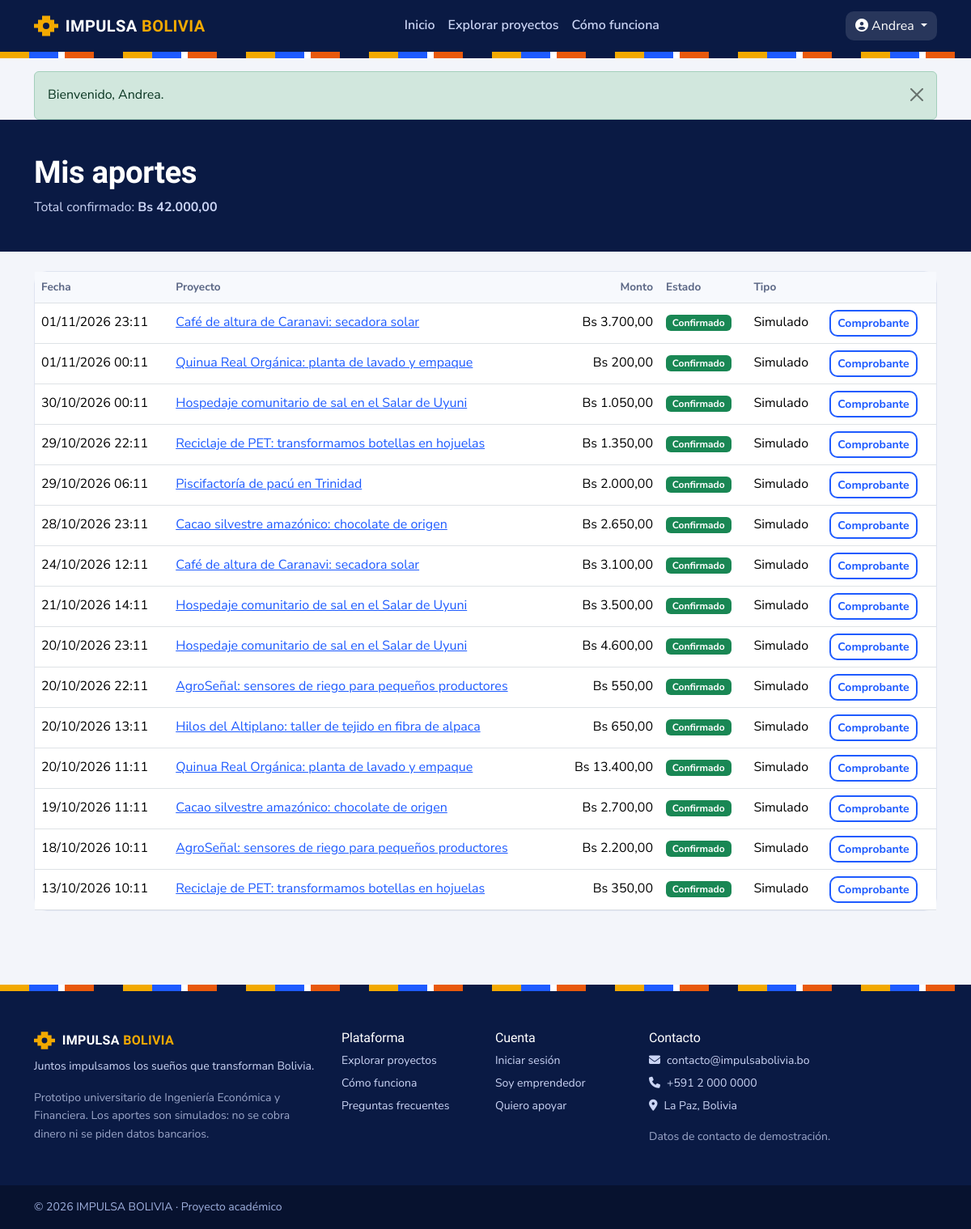
The page /aportes/historial.php (signed in) on the database its author committed.
### tables this page shows
CREATE TABLE usuarios (
  id_usuario INT UNSIGNED AUTO_INCREMENT PRIMARY KEY,
  nombre_completo VARCHAR(120) NOT NULL,
  ci VARCHAR(20) NULL,
  correo VARCHAR(120) NOT NULL,
  telefono VARCHAR(20) NOT NULL,
  password VARCHAR(255) NOT NULL,
  rol ENUM('administrador','emprendedor','colaborador') NOT NULL DEFAULT 'colaborador',
  departamento VARCHAR(30) NOT NULL,
  ciudad VARCHAR(60) NOT NULL,
  direccion VARCHAR(200) NULL,
  descripcion TEXT NULL,
  foto VARCHAR(255) NULL,
  estado ENUM('activo','inactivo') NOT NULL DEFAULT 'activo',
  fecha_registro DATETIME NOT NULL DEFAULT CURRENT_TIMESTAMP,
  UNIQUE KEY uq_usuarios_correo (correo),
  UNIQUE KEY uq_usuarios_ci (ci),
  KEY idx_usuarios_rol (rol),
  KEY idx_usuarios_depto (departamento)
);

CREATE TABLE aportes (
  id_aporte INT UNSIGNED AUTO_INCREMENT PRIMARY KEY,
  id_usuario INT UNSIGNED NOT NULL,
  id_proyecto INT UNSIGNED NOT NULL,
  monto DECIMAL(12,2) NOT NULL,
  fecha_aporte DATETIME NOT NULL DEFAULT CURRENT_TIMESTAMP,
  estado ENUM('pendiente','confirmado','anulado') NOT NULL DEFAULT 'pendiente',
  codigo_comprobante VARCHAR(30) NOT NULL,
  tipo_aporte ENUM('simulado','real') NOT NULL DEFAULT 'simulado',
  UNIQUE KEY uq_aportes_codigo (codigo_comprobante),
  CONSTRAINT fk_aportes_usuario FOREIGN KEY (id_usuario) REFERENCES usuarios(id_usuario),
  CONSTRAINT fk_aportes_proyecto FOREIGN KEY (id_proyecto) REFERENCES proyectos(id_proyecto),
  CONSTRAINT ck_aportes_monto CHECK (monto > 0),
  KEY idx_aportes_usuario (id_usuario),
  KEY idx_aportes_proyecto (id_proyecto),
  KEY idx_aportes_fecha (fecha_aporte)
);

CREATE TABLE proyectos (
  id_proyecto INT UNSIGNED AUTO_INCREMENT PRIMARY KEY,
  id_usuario INT UNSIGNED NOT NULL,
  id_categoria INT UNSIGNED NOT NULL,
  nombre VARCHAR(150) NOT NULL,
  resumen VARCHAR(220) NOT NULL,
  descripcion TEXT NOT NULL,
  problema TEXT NOT NULL,
  objetivo TEXT NOT NULL,
  departamento VARCHAR(30) NOT NULL,
  ciudad VARCHAR(60) NOT NULL,
  direccion VARCHAR(200) NULL,
  meta_financiamiento DECIMAL(12,2) NOT NULL,
  total_recaudado DECIMAL(12,2) NOT NULL DEFAULT 0.00,
  num_colaboradores INT UNSIGNED NOT NULL DEFAULT 0,
  fecha_inicio DATE NOT NULL,
  fecha_fin DATE NOT NULL,
  imagen_principal VARCHAR(255) NULL,
  video_url VARCHAR(255) NULL,
  explicacion_recursos TEXT NULL,
  estado ENUM('pendiente','correccion','rechazado','activo','financiado','finalizado','suspendido','cancelado') NOT NULL DEFAULT 'pendiente',
  fecha_creacion DATETIME NOT NULL DEFAULT CURRENT_TIMESTAMP,
  CONSTRAINT fk_proyectos_usuario FOREIGN KEY (id_usuario) REFERENCES usuarios(id_usuario),
  CONSTRAINT fk_proyectos_categoria FOREIGN KEY (id_categoria) REFERENCES categorias(id_categoria),
  CONSTRAINT ck_proyectos_meta CHECK (meta_financiamiento > 0),
  CONSTRAINT ck_proyectos_recaudado CHECK (total_recaudado >= 0),
  CONSTRAINT ck_proyectos_fechas CHECK (fecha_fin >= fecha_inicio),
  KEY idx_proyectos_estado (estado),
  KEY idx_proyectos_depto (departamento),
  KEY idx_proyectos_fin (fecha_fin),
  KEY idx_proyectos_usuario (id_usuario),
  KEY idx_proyectos_categoria (id_categoria)
);

### config/conexion.php (called while the page is built, shortened)
<?php
function db(): PDO
{
    static $pdo = null;
    if ($pdo === null) {
        try {
            $pdo = new PDO(
                'mysql:host=' . DB_HOST . ';dbname=' . DB_NAME . ';charset=utf8mb4',
                DB_USER, DB_PASS,
                [
                    PDO::ATTR_ERRMODE => PDO::ERRMODE_EXCEPTION,
                    PDO::ATTR_DEFAULT_FETCH_MODE => PDO::FETCH_ASSOC,
                    PDO::ATTR_EMULATE_PREPARES => false,
                ]
            );
        } catch (PDOException $ex) {
            http_response_code(500);
            exit('<h2>No se pudo conectar con la base de datos.</h2><p>Revisa que MySQL esté encendido en XAMPP, que hayas importado <code>base_datos/impulsa_bolivia.sql</code> y los datos de <code>config/configuracion.php</code>.</p>');
        }
    }
    return $pdo;
}

### includes/autenticacion.php (called while the page is built, shortened)
<?php
require_once __DIR__ . '/../config/conexion.php';
require_once __DIR__ . '/funciones.php';
function usuario_actual(): ?array
{
    static $usuario = false;
    if ($usuario !== false) return $usuario;
    $usuario = null;
    if (!empty($_SESSION['uid'])) {
        $st = db()->prepare("SELECT id_usuario, nombre_completo, correo, rol, departamento, ciudad FROM usuarios WHERE id_usuario=? AND estado='activo'");
        $st->execute([$_SESSION['uid']]);
        $usuario = $st->fetch() ?: null;
    }
    return $usuario;
}
function requiere_login(): array
{
    $u = usuario_actual();
    return $u;
}
function requiere_rol(string ...$roles): array
{
    $u = requiere_login();
    return $u;
}

### aportes/historial.php (the view, shortened to what this page needs)
<?php
require_once __DIR__ . '/../includes/autenticacion.php';
$u = requiere_rol('colaborador');
$st = db()->prepare("SELECT a.*, p.nombre AS proyecto FROM aportes a JOIN proyectos p ON p.id_proyecto=a.id_proyecto WHERE a.id_usuario=? ORDER BY a.fecha_aporte DESC LIMIT 300");
$st->execute([$u['id_usuario']]);
$aportes = $st->fetchAll();
$total = array_sum(array_map(fn($a) => $a['estado'] === 'confirmado' ? (float)$a['monto'] : 0, $aportes));
require __DIR__ . '/../includes/header.php';
?>
<section class="cabecera-pagina"><div class="container"><h1>Mis aportes</h1><p>Total confirmado: <strong><?= formato_bs($total) ?></strong></p></div></section>
<section class="seccion pt-4"><div class="container">
<?php if ($aportes): ?>
  <div class="bloque p-0"><div class="table-responsive"><table class="table tabla-limpia align-middle mb-0">
    <thead><tr><th>Fecha</th><th>Proyecto</th><th class="text-end">Monto</th><th>Estado</th><th>Tipo</th><th><span class="visually-hidden">Comprobante</span></th></tr></thead>
    <tbody><?php foreach ($aportes as $a): ?><tr>
      <td><?= fecha_hora($a['fecha_aporte']) ?></td>
      <td><a href="<?= url('proyectos/detalle.php?id=' . (int)$a['id_proyecto']) ?>"><?= e($a['proyecto']) ?></a></td>
      <td class="text-end"><?= formato_bs($a['monto']) ?></td><td><?= badge_estado($a['estado']) ?></td><td class="text-capitalize"><?= e($a['tipo_aporte']) ?></td>
      <td><a class="btn btn-sm btn-outline-azul" href="<?= url('aportes/comprobante.php?codigo=' . urlencode($a['codigo_comprobante'])) ?>">Comprobante</a></td>
    </tr><?php endforeach; ?></tbody>
  </table></div></div>
<?php else: ?>
  <div class="vacio"><i class="fa-solid fa-hand-holding-heart d-block"></i><p>Aún no has hecho aportes.</p><a class="btn btn-azul" href="<?= url('proyectos/index.php') ?>">Explorar proyectos</a></div>
<?php endif; ?>
</div></section>
<?php require __DIR__ . '/../includes/footer.php'; ?>

### includes/navbar.php (shortened to what this page needs)
<?php
$u = usuario_actual();
$activa = $pagina_activa ?? '';
$enlaces = [
    'inicio' => ['Inicio', 'index.php'],
    'explorar' => ['Explorar proyectos', 'proyectos/index.php'],
    'como' => ['Cómo funciona', 'index.php#como-funciona'],
];
?>
<nav class="navbar navbar-expand-lg barra-principal sticky-top" aria-label="Menú principal">
  <div class="container">
    <a class="navbar-brand marca" href="<?= url('index.php') ?>">
      <svg class="marca-logo" viewBox="0 0 24 24" width="30" height="30" aria-hidden="true"><path d="M8 2h8v4h4v4h4v4h-4v4h-4v4H8v-4H4v-4H0v-4h4V6h4z" fill="#F2A900"/><circle cx="12" cy="12" r="3.2" fill="#0A1A44"/></svg>
      <span>IMPULSA <b>BOLIVIA</b></span>
    </a>
    <div class="collapse navbar-collapse" id="menuPrincipal">
      <ul class="navbar-nav mx-lg-auto mb-2 mb-lg-0">
        <?php foreach ($enlaces as $clave => [$texto, $ruta]): ?>
        <li class="nav-item"><a class="nav-link <?= $activa === $clave ? 'active' : '' ?>" href="<?= url($ruta) ?>"><?= e($texto) ?></a></li>
        <?php endforeach; ?>
      </ul>
      <div class="d-flex align-items-lg-center gap-2 flex-column flex-lg-row">
        <?php if ($u): ?>
          <div class="dropdown">
            <button class="btn btn-usuario dropdown-toggle" data-bs-toggle="dropdown" aria-expanded="false">
              <i class="fa-solid fa-circle-user me-1"></i><?= e(explode(' ', $u['nombre_completo'])[0]) ?>
            </button>
          </div>
        <?php else: ?>
          <a class="btn btn-outline-light btn-sm px-3" href="<?= url('login.php') ?>">Iniciar sesión</a>
          <a class="btn btn-oro btn-sm px-3" href="<?= url('registro.php') ?>">Registrarse</a>
        <?php endif; ?>
      </div>
    </div>
  </div>
</nav>

### includes/funciones.php (shortened to what this page needs)
<?php
function e($valor): string { return htmlspecialchars((string)$valor, ENT_QUOTES | ENT_SUBSTITUTE, 'UTF-8'); }
function url(string $ruta = ''): string { return BASE_URL . '/' . ltrim($ruta, '/'); }
function formato_bs($monto): string { return MONEDA . ' ' . number_format((float)$monto, 2, ',', '.'); }
function fecha_hora(?string $f): string { return $f ? date('d/m/Y H:i', strtotime($f)) : '—'; }
function etiqueta_estado(string $estado): array
{
    $mapa = [
        'pendiente'  => ['Pendiente de aprobación', 'warning'], 'correccion' => ['Requiere correcciones', 'info'],
        'rechazado'  => ['Rechazado', 'danger'], 'activo' => ['Activa', 'primary'],
        'financiado' => ['Financiada', 'success'], 'finalizado' => ['Finalizada', 'secondary'],
        'suspendido' => ['Suspendida', 'dark'], 'cancelado' => ['Cancelada', 'dark'],
        'confirmado' => ['Confirmado', 'success'], 'anulado' => ['Anulado', 'danger'],
    ];
    return $mapa[$estado] ?? [ucfirst($estado), 'secondary'];
}
function badge_estado(string $estado): string
{
    [$texto, $clase] = etiqueta_estado($estado);
    return '<span class="badge text-bg-' . $clase . '">' . e($texto) . '</span>';
}

### assets/css/estilos.css (style rules this page uses)
:root { --noche:#0A1A44; --noche-2:#13296B; --azul:#1E5BFF; --azul-osc:#1647CC; --oro:#F2A900; --naranja:#E8590C; --verde:#12805C; --fondo:#F3F5FA; --texto:#16213E; --suave:#5B6785; --linea:#DFE4F0; --blanco:#fff; --fuente-titulo:'Sora',system-ui,sans-serif; --fuente:'Nunito Sans',system-ui,sans-serif; }
html { scroll-behavior:smooth;scroll-padding-top:80px }
body { font-family:var(--fuente);color:var(--texto);background:var(--fondo);font-size:1rem;line-height:1.6 }
h1,h2,h3,h4,h5,.h1,.h2,.h3,.h4,.h5 { font-family:var(--fuente-titulo);color:var(--noche);letter-spacing:-.01em;line-height:1.2 }
a { color:var(--azul) }
.barra-principal { background:var(--noche);padding:.7rem 0 }
.barra-principal .nav-link { color:#CBD5F5;font-weight:600;padding:.5rem .9rem;border-radius:8px;transition:color .2s,background .2s }
.marca { display:inline-flex;align-items:center;gap:.55rem;color:#fff!important;font-family:var(--fuente-titulo);font-weight:600;letter-spacing:.02em;text-decoration:none }
.marca b { color:var(--oro);font-weight:800 }
.btn-outline-azul { border:2px solid var(--azul);color:var(--azul);font-weight:700;border-radius:10px;background:transparent }
.btn { border-radius:10px }
.btn-usuario { background:rgba(255,255,255,.12);color:#fff;border:0 }
.seccion { padding:4.5rem 0 }
.cabecera-pagina { background:var(--noche);color:#fff;padding:2.6rem 0 }
.cabecera-pagina h1 { color:#fff;font-weight:800;font-size:clamp(1.7rem,3.5vw,2.4rem) }
.cabecera-pagina p { color:#CBD5F5;margin:0 }
.bloque { background:#fff;border:1px solid var(--linea);border-radius:16px;padding:1.5rem;margin-bottom:1.2rem }
.tabla-limpia th { font-size:.85rem;color:var(--suave);font-weight:700;background:#F7F9FD }

### rows shown on the page
usuarios: nombre_completo "Andrea"
aportes: fecha_aporte "01/11/2026 23:11", id_proyecto.nombre "Café de altura de Caranavi: secadora solar", monto "Bs 3.700,00", tipo_aporte "Simulado"
aportes: fecha_aporte "01/11/2026 00:11", id_proyecto.nombre "Quinua Real Orgánica: planta de lavado y empaque", monto "Bs 200,00", tipo_aporte "Simulado"
aportes: fecha_aporte "30/10/2026 00:11", id_proyecto.nombre "Hospedaje comunitario de sal en el Salar de Uyuni", monto "Bs 1.050,00", tipo_aporte "Simulado"
aportes: fecha_aporte "29/10/2026 22:11", id_proyecto.nombre "Reciclaje de PET: transformamos botellas en hojuelas", monto "Bs 1.350,00", tipo_aporte "Simulado"
aportes: fecha_aporte "29/10/2026 06:11", id_proyecto.nombre "Piscifactoría de pacú en Trinidad", monto "Bs 2.000,00", tipo_aporte "Simulado"
aportes: fecha_aporte "28/10/2026 23:11", id_proyecto.nombre "Cacao silvestre amazónico: chocolate de origen", monto "Bs 2.650,00", tipo_aporte "Simulado"
aportes: fecha_aporte "24/10/2026 12:11", id_proyecto.nombre "Café de altura de Caranavi: secadora solar", monto "Bs 3.100,00", tipo_aporte "Simulado"
aportes: fecha_aporte "21/10/2026 14:11", id_proyecto.nombre "Hospedaje comunitario de sal en el Salar de Uyuni", monto "Bs 3.500,00", tipo_aporte "Simulado"
aportes: fecha_aporte "20/10/2026 23:11", id_proyecto.nombre "Hospedaje comunitario de sal en el Salar de Uyuni", monto "Bs 4.600,00", tipo_aporte "Simulado"
aportes: fecha_aporte "20/10/2026 22:11", id_proyecto.nombre "AgroSeñal: sensores de riego para pequeños productores", monto "Bs 550,00", tipo_aporte "Simulado"
aportes: fecha_aporte "20/10/2026 13:11", id_proyecto.nombre "Hilos del Altiplano: taller de tejido en fibra de alpaca", monto "Bs 650,00", tipo_aporte "Simulado"
aportes: fecha_aporte "20/10/2026 11:11", id_proyecto.nombre "Quinua Real Orgánica: planta de lavado y empaque", monto "Bs 13.400,00", tipo_aporte "Simulado"
aportes: fecha_aporte "19/10/2026 11:11", id_proyecto.nombre "Cacao silvestre amazónico: chocolate de origen", monto "Bs 2.700,00", tipo_aporte "Simulado"
aportes: fecha_aporte "18/10/2026 10:11", id_proyecto.nombre "AgroSeñal: sensores de riego para pequeños productores", monto "Bs 2.200,00", tipo_aporte "Simulado"
aportes: fecha_aporte "13/10/2026 10:11", id_proyecto.nombre "Reciclaje de PET: transformamos botellas en hojuelas", monto "Bs 350,00", tipo_aporte "Simulado"

### other values the page prints
$texto "Inicio"
$texto "Explorar proyectos"
$texto "Cómo funciona"
$f['msg'] "Bienvenido, Andrea."
formato_bs($total) "Bs 42.000,00"
APP_ESLOGAN "Juntos impulsamos los sueños que transforman Bolivia"
